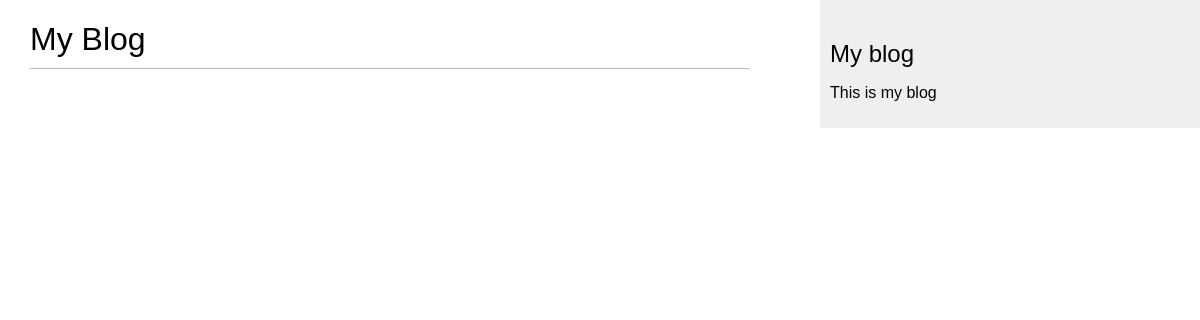
Page /blog/ on the earlier database version.
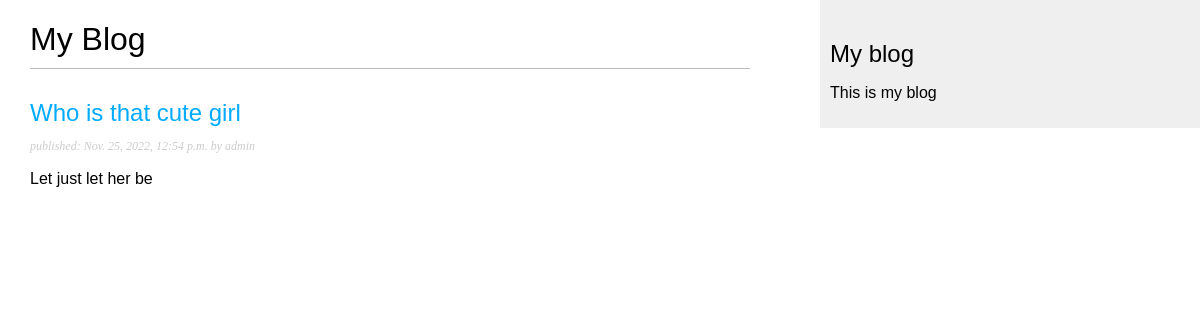
Same page on the later database version.
### blog/models.py (models this page shows, shortened)
class Post(models.Model):
    class Status(models.TextChoices):
        DRAFT = 'DF' , 'draft'
        PUBLISHED = 'PB' , 'published'
    title = models.CharField(max_length=250)
    slug = models.SlugField(max_length=250, unique_for_date='publish')
    body = models.TextField()
    author = models.ForeignKey(User, on_delete= models.CASCADE, related_name='blog_posts')
    publish = models.DateTimeField(default=timezone.now)
    created = models.DateTimeField(auto_now_add=True)
    updated = models.DateTimeField(auto_now=True)
    status = models.CharField(max_length=2,
                              choices=Status.choices, default=Status.DRAFT)
    objects = models.Manager() # our default manager
    published = PublishedManager() # our custom manager
    class Meta:
        ordering = ['-publish'] # arranges the order of objected in decending order(newer published to older )
        indexes = [
            models.Index(fields=['publish']),
        ]
    def get_absolute_url(self):
        return reverse("blog:post_details", args=[self.publish.year,
                                                  self.publish.month,
                                                  self.publish.day,
                                                  self.slug])

### blog/views.py (the view)
# urls.py: path('', views.post_list , name='post_list'),
def post_list(request):
    posts = Post.published.all()
    return render(request, 'blog/post/list.html', {'posts': posts})

### blog/models.py (called while the page is built)
    def get_queryset(self):
        return super().get_queryset()\
            .filter(status = Post.Status.PUBLISHED)

### blog/templates/blog/post/list.html (shortened to what this page needs)
{% extends 'blog/base.html' %}
{% block content%}
 <h1>My Blog</h1>
 {% for post in posts%}
    <h2>
        <a href="{{post.get_absolute_url}}">
            {{post.title}}
        </a>
    </h2>
    <p class="date">
        published: {{post.publish}} by {{ post.author}}
    </p>
    {{post.body|truncatewords:30|linebreaks}}
 {% endfor %}
{% endblock %}

Differences in the rows shown:
added Post: title "Who is that cute girl", publish "Nov. 25, 2022, 12:54 p.m.", author "admin", body "Let just let her be"
